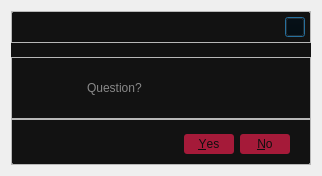
<?xml version="1.0" encoding="UTF-8"?>
<ui version="4.0">
 <class>Dialog</class>
 <widget class="QDialog" name="Dialog">
  <property name="geometry">
   <rect>
    <x>0</x>
    <y>0</y>
    <width>322</width>
    <height>176</height>
   </rect>
  </property>
  <property name="windowTitle">
   <string>Dialog</string>
  </property>
  <property name="styleSheet">
   <string notr="true"/>
  </property>
  <layout class="QVBoxLayout" name="verticalLayout">
   <item>
    <widget class="QFrame" name="main">
     <property name="styleSheet">
      <string notr="true">QFrame#main{
	background: #121212;
	border-radius: 5px;
}</string>
     </property>
     <property name="frameShape">
      <enum>QFrame::StyledPanel</enum>
     </property>
     <property name="frameShadow">
      <enum>QFrame::Raised</enum>
     </property>
     <layout class="QVBoxLayout" name="verticalLayout_2">
      <property name="spacing">
       <number>0</number>
      </property>
      <property name="leftMargin">
       <number>0</number>
      </property>
      <property name="topMargin">
       <number>0</number>
      </property>
      <property name="rightMargin">
       <number>0</number>
      </property>
      <property name="bottomMargin">
       <number>0</number>
      </property>
      <item alignment="Qt::AlignTop">
       <widget class="QFrame" name="title">
        <property name="styleSheet">
         <string notr="true">QPushButton{
	image: url(:/icons/svg/help-circle.svg);
	background: rgba(1, 1, 1, 0);
	image: url(:/icons/svg/x.svg);
}

QPushButton:hover{
	background: rgba(255, 255, 255, 0.03)
}</string>
        </property>
        <property name="frameShape">
         <enum>QFrame::StyledPanel</enum>
        </property>
        <property name="frameShadow">
         <enum>QFrame::Raised</enum>
        </property>
        <layout class="QVBoxLayout" name="verticalLayout_3">
         <property name="spacing">
          <number>0</number>
         </property>
         <property name="leftMargin">
          <number>5</number>
         </property>
         <property name="topMargin">
          <number>5</number>
         </property>
         <property name="rightMargin">
          <number>5</number>
         </property>
         <property name="bottomMargin">
          <number>5</number>
         </property>
         <item alignment="Qt::AlignRight">
          <widget class="QPushButton" name="btn_close">
           <property name="minimumSize">
            <size>
             <width>20</width>
             <height>20</height>
            </size>
           </property>
           <property name="maximumSize">
            <size>
             <width>20</width>
             <height>20</height>
            </size>
           </property>
           <property name="text">
            <string/>
           </property>
          </widget>
         </item>
        </layout>
       </widget>
      </item>
      <item>
       <widget class="QFrame" name="mess">
        <property name="styleSheet">
         <string notr="true">QLabel#label_mess{
	color: rgba(255, 255, 255, 0.5);
	background: rgba(0, 0, 0, 0)
}

QLabel#label_icon{
	width:128px;
	height:128px;
	image: url(:/icons/svg/help-circle.svg);
}</string>
        </property>
        <property name="frameShape">
         <enum>QFrame::StyledPanel</enum>
        </property>
        <property name="frameShadow">
         <enum>QFrame::Raised</enum>
        </property>
        <layout class="QHBoxLayout" name="horizontalLayout">
         <property name="spacing">
          <number>10</number>
         </property>
         <property name="leftMargin">
          <number>15</number>
         </property>
         <property name="topMargin">
          <number>5</number>
         </property>
         <property name="rightMargin">
          <number>10</number>
         </property>
         <property name="bottomMargin">
          <number>5</number>
         </property>
         <item>
          <widget class="QLabel" name="label_icon">
           <property name="minimumSize">
            <size>
             <width>50</width>
             <height>50</height>
            </size>
           </property>
           <property name="maximumSize">
            <size>
             <width>50</width>
             <height>50</height>
            </size>
           </property>
           <property name="text">
            <string/>
           </property>
          </widget>
         </item>
         <item>
          <widget class="QLabel" name="label_mess">
           <property name="font">
            <font>
             <pointsize>9</pointsize>
            </font>
           </property>
           <property name="text">
            <string>Question?</string>
           </property>
          </widget>
         </item>
        </layout>
       </widget>
      </item>
      <item>
       <widget class="QFrame" name="button">
        <property name="styleSheet">
         <string notr="true">QPushButton{
	width: 50px;
	height: 20px;
	color: #0f0e0e;
	background: rgba(201, 28, 66, 0.8);
	border: 0px;
	border-radius: 3px;
}

QPushButton:hover{
	background: rgba(201, 28, 66, 1)
}
</string>
        </property>
        <property name="frameShape">
         <enum>QFrame::StyledPanel</enum>
        </property>
        <property name="frameShadow">
         <enum>QFrame::Raised</enum>
        </property>
        <layout class="QHBoxLayout" name="horizontalLayout_2">
         <property name="spacing">
          <number>0</number>
         </property>
         <property name="leftMargin">
          <number>0</number>
         </property>
         <property name="topMargin">
          <number>5</number>
         </property>
         <property name="rightMargin">
          <number>20</number>
         </property>
         <property name="bottomMargin">
          <number>10</number>
         </property>
         <item alignment="Qt::AlignBottom">
          <widget class="QDialogButtonBox" name="buttonBox">
           <property name="orientation">
            <enum>Qt::Horizontal</enum>
           </property>
           <property name="standardButtons">
            <set>QDialogButtonBox::No|QDialogButtonBox::Yes</set>
           </property>
          </widget>
         </item>
        </layout>
       </widget>
      </item>
     </layout>
    </widget>
   </item>
  </layout>
 </widget>
 <resources>
  <include location="../imgs/icons.qrc"/>
 </resources>
 <connections>
  <connection>
   <sender>buttonBox</sender>
   <signal>accepted()</signal>
   <receiver>Dialog</receiver>
   <slot>accept()</slot>
   <hints>
    <hint type="sourcelabel">
     <x>248</x>
     <y>254</y>
    </hint>
    <hint type="destinationlabel">
     <x>157</x>
     <y>274</y>
    </hint>
   </hints>
  </connection>
  <connection>
   <sender>buttonBox</sender>
   <signal>rejected()</signal>
   <receiver>Dialog</receiver>
   <slot>reject()</slot>
   <hints>
    <hint type="sourcelabel">
     <x>316</x>
     <y>260</y>
    </hint>
    <hint type="destinationlabel">
     <x>286</x>
     <y>274</y>
    </hint>
   </hints>
  </connection>
  <connection>
   <sender>btn_close</sender>
   <signal>clicked()</signal>
   <receiver>Dialog</receiver>
   <slot>close()</slot>
   <hints>
    <hint type="sourcelabel">
     <x>369</x>
     <y>33</y>
    </hint>
    <hint type="destinationlabel">
     <x>201</x>
     <y>99</y>
    </hint>
   </hints>
  </connection>
 </connections>
</ui>
